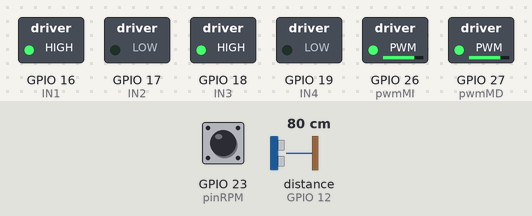
Bench run of a sketch on a simulated ESP32. On the bench: switched loads named in the sketch (green lamp = pin HIGH). The test bench sets the inputs (shaded band); at power-on: distance to the obstacle (sensor on GPIO 12) 80 cm, GPIO 23 (pinRPM) HIGH. The echo pulse lasts 58.3 µs per cm; what the sketch prints to the serial monitor is not drawn.

Above: at 1.2 s.
1.3 s: distance to the obstacle (sensor on GPIO 12) set to 2 cm
4.3 s: GPIO 23 (pinRPM) pulled LOW for 0.15 s
Timing chart, 0 to 7.3 s (numbered marks = the images above; inputs shaded):
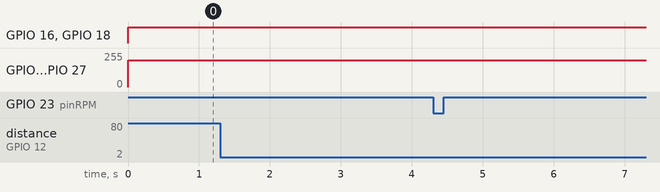

The sketch:

Carro_arquero.ino
```cpp
#include <ESP32Servo.h>
#include <NewPing.h>

//Definir pin rpm
int pinRPM= 23;
int contador= 0;
int estadoAnterior = HIGH;


// Definir pines del sensor ultrasónico
int echo = 12;
int trigger = 13;
int distancia_maxima =200;

NewPing sensor_1(trigger, echo, distancia_maxima);

//Pines del control pwm
int pwmMI= 26;
int pwmMD= 27;


// Pines del L298N para control de motores
int IN1 = 16;
int IN2 = 17;
int IN3 = 18;
int IN4 = 19;

// Configuración PWM
const int canalMI = 0;
const int canalMD = 1;
const int frecuencia = 1000;
const int resolucion = 8;


void setup() {

  Serial.begin(115200);

  // Configurar pines de motores como salidas
  pinMode(IN1, OUTPUT);
  pinMode(IN2, OUTPUT);
  pinMode(IN3, OUTPUT);
  pinMode(IN4, OUTPUT);

  pinMode(pwmMI,OUTPUT);
  pinMode(pwmMD,OUTPUT);
  pinMode(pinRPM, INPUT_PULLUP);

  // PWM nuevo ESP32
  ledcAttach(pwmMI, frecuencia, resolucion);
  ledcAttach(pwmMD, frecuencia, resolucion);

  Serial.println("Robot futbolito");

}

void loop() {

  Serial.print("distancia del sensor: ");
  Serial.print(sensor_1.ping_cm());
  Serial.println("cm");

  // velocidad motores
  ledcWrite(pwmMD, 200);
  ledcWrite(pwmMI, 200);
  digitalWrite(IN1, HIGH);
  digitalWrite(IN2, LOW);
  digitalWrite(IN3, HIGH);
  digitalWrite(IN4, LOW);

  int estadoActual = digitalRead(pinRPM);

  if (estadoAnterior == HIGH && estadoActual == LOW) {
    contador++;
    Serial.print("Pasos: ");
    Serial.println(contador);
  }

  estadoAnterior = estadoActual;
}

// ======= FUNCIONES DE MOVIMIENTO =======

void adelante() {

  digitalWrite(IN1, HIGH);
  digitalWrite(IN2, LOW);
  digitalWrite(IN3, HIGH);
  digitalWrite(IN4, LOW);
}

long lecturaUltrasonico(int trigger, int echo) {

  pinMode(trigger, OUTPUT);
  digitalWrite(trigger, LOW);
  delayMicroseconds(2);

  digitalWrite(trigger, HIGH);
  delayMicroseconds(10);
  digitalWrite(trigger, LOW);

  pinMode(echo, INPUT);

  return pulseIn(echo, HIGH);
}
```
